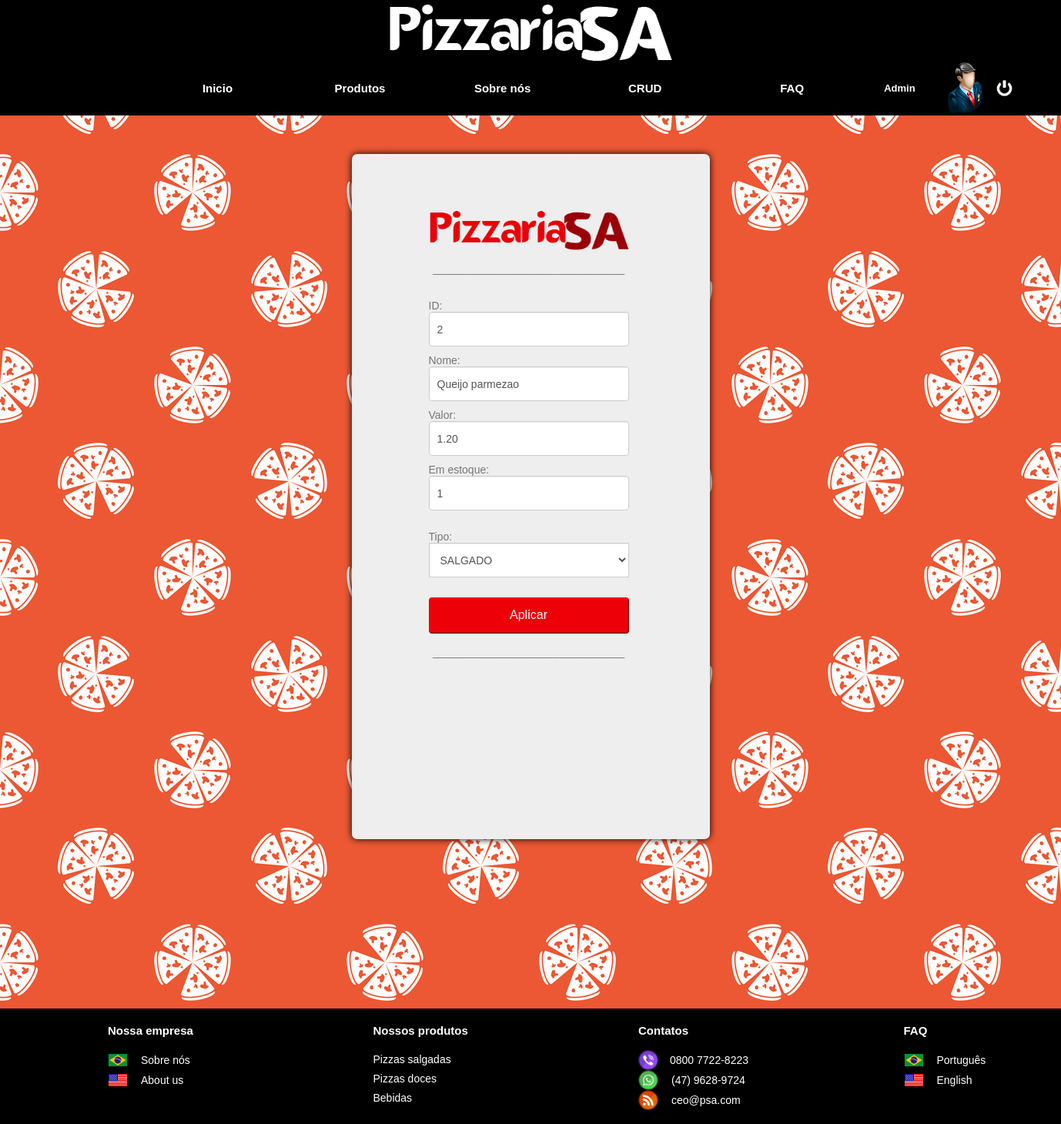
The page /cadastroIngredientes_form.php?id=2 (signed in) on the database its author committed.
### tables this page shows
CREATE TABLE ingrediente 
( 
	id   INT NOT NULL auto_increment PRIMARY KEY, 
	nome VARCHAR(60), 
	tipo VARCHAR(20),
	valor VARCHAR(20),
	estoque int
);

### cadastroIngredientes_form.php (the view, shortened to what this page needs)
<?php
if(isset($_GET['id'])){
$query = 'select * from ingrediente where id='.$_GET['id'];
$resultQuery = mysql_query($query);
while($result = mysql_fetch_assoc($resultQuery)){
	$resultBanco[1] = $result['id'];
	$resultBanco[2] = utf8_encode($result['nome']);
	$resultBanco[3] = utf8_encode($result['tipo']);
	$resultBanco[4] = utf8_encode($result['valor']);
	$resultBanco[5] = utf8_encode($result['estoque']);
}
$id = $resultBanco[1];
$nome = utf8_decode($resultBanco[2]);
$valor = utf8_decode($resultBanco[4]);
$estoque = utf8_decode($resultBanco[5]);
$titulo = 'ALTERANDO';
}
echo "
<html>
	<head>
		<title>Pizzaria SA</title>
		<link rel='stylesheet' type='text/css' href='css/global.css'>
		<link rel='stylesheet' type='text/css' href='css/atualiza.css'>
		<meta charset='UTF-8'>
		<link rel='shortcut icon' href='images/favicon.ico' type='image/x-icon'/>
	</head>
	<body background='images/banner/parallax1.jpg'>
		<div class='mainbar'>";
		if(isset($_SESSION['id']) && $_SESSION['tipo'] == "ADMIN"){
			echo "<img class=thisalign src='images/banner/logo1.png'/><div class=logado>
				<a href='index.php' class=buttons>Inicio</a>
				<ul>
					<li class='dropdown'>
						<a href='pizzas_salgadas.php' class='dropbtn'>Produtos</a>
						<div class='dropdown-content'>
							<a href='pizzas_salgadas.php' class=line><div class='icon-align'><img src='images/banner/tradicional.png' width='52%'/></div>Pizzas Salgadas</a>
							<a href='pizzas_doces.php' class=line>Pizzas Doces</a>
							<a href='bebidas.php' class=line><div class='icon-align'><img src='images/banner/bebidas.png' width='52%'/></div>Bebidas</a>
						</div>
					</li>
				</ul>
				<a href='sobre.php' class=buttons>Sobre nós</a>
				<ul>
					<li class='dropdown'>
						<a href='crud_clientes.php' class='dropbtn'>CRUD</a>
						<div class='dropdown-content'>
							<a href='crud_clientes.php' class=line>Clientes</a>
							<a href='crud_bebidas.php' class=line>Bebidas</a>
							<a href='crud_pizzas.php' class=line>Pizzas</a>
							<a href='crud_ingredientes.php' class=line>Ingredientes</a>
						</div>
					</li>
				</ul>
				<ul>
					<li class='dropdown'>
						<a href='faq.php'  class='dropbtn'>FAQ</a>
						<div class='dropdown-content'>
							<a href='faq.php' class=line><div class='icon-align'><img src='images/faq/portugues.png' width='52%'/></div> FAQ - Português</a>
							<a href='faq_english.php' class=line><div class='icon-align'><img src='images/faq/english.png' width='52%'/></div> FAQ - English</a>
						</div>
					</li>
				</ul>
				<div class='space1'>
					<div class='sessao'>";
							echo "<a href='cadastroUsuario_form.php?id=".$_SESSION['id']."' class='buttom-usuario'>";
							echo $_SESSION['usuario'];
							echo "<a href='cadastroUsuario_form.php?id=".$_SESSION['id']."' class='image-squad squad'><img src='images/usuario/".$_SESSION['foto']."'></a></a>";
					echo "</div>
					<a href='usuario_deslogar.php' class=buttom-deslogar></a>
				</div>
			</div>";
		}else{
			header('location:index.php');
		}
        echo "</div>
		<div class='englobal-reg ingre'>
			<div class=login>
				<div id=login>
					<img src='images/banner/logo.png' height='55px' width='261px'></img><br><br><center>________________________________</center><br><br>
					<form action='cadastroIngredientes_post.php' method='POST'  enctype='multipart/form-data'>
					";
						if($titulo == 'ALTERANDO'){
						echo "
						ID: <input name='id' readonly value='$id' class='form-control top'>
						<br>
						";
						}
						echo "
						Nome: <input name='nome' value='$nome' class='form-control top' placeholder='Nome'>
						<br>
						Valor: <input name='valor' value='$valor' class='form-control top' placeholder='Valor'>
						<br>
						Em estoque: <br><input type='number' name='estoque' value='$estoque' min='1' max='500' class=form-control><br><br>
						Tipo:
						<br><select name=tipo class=form-control>
							<option value='SALGADO'>SALGADO</option>
						</select>
						<br><br>
						<button class='btn btn-primary btn-lg btn-block' type=submit>Aplicar</button><br><br><center>________________________________</center><br><br>
					</form>
				</div>
			</div>
		</div>
		<div class='footbar'>
			<div class='squareenix'>
				<div class='fotenter'>
					<font color='#fff'><b>Nossa empresa</b></font><br><br>
					<a class='enixsquare' href='sobre.php'><div class=heightline>Sobre nós</div></a><img class=lineheight src='images/faq/portugues.png'/><br>
					<a class='enixsquare' href='sobre_english.php'><div class=heightline>About us</div></a><img class=lineheight src='images/faq/english.png'/><br>
				</div>
			</div>
			<div class='squareenix'>
				<div class='fotenter'>
					<font color='#fff'><b>Nossos produtos</b></font><br><br>
					<a class='enixsquare linespace' href='pizzas_salgadas.php'>Pizzas salgadas</a><br>
					<a class='enixsquare linespace' href='pizzas_doces.php'>Pizzas doces</a><br>
					<a class='enixsquare linespace' href='bebidas.php'>Bebidas</a><br>
				</div>
			</div>
			<div class='squareenix'>
				<div class='fotenter'>
					<font color='#fff'><b>Contatos</b></font><br><br>
					<a class='enixsquare'><div class=heightline>0800 7722-8223</div></a><img class=lineheight src='images/banner/phone.png'><br>
					<a class='enixsquare'><div class=heightline>(47) 9628-9724</div></a><img class=lineheight src='images/banner/whatsapp.png'><br>
					<a class='enixsquare'><div class=heightline>ceo@psa.com</div><img class=lineheight src='images/banner/mail.png'></a><br>
				</div>
			</div>
			<div class='squareenix'>
				<div class='fotenter'>
					<font color='#fff'><b>FAQ</b></font><br><br>
					<a class='enixsquare' href='faq.php'><div class=heightline>Português</div></a><img class=lineheight src='images/faq/portugues.png'/><br>
					<a class='enixsquare' href='faq_english.php'><div class=heightline>English</div></a><img class=lineheight src='images/faq/english.png'/><br>
				</div>
			</div>
		</div>
	</body>
</html>
";
?>

### css/global.css (style rules this page uses)
html { position: relative; min-height: 100%; }
input { border-radius:4px; border-color:#fff; padding-left:15px; }
a { text-decoration:none; }
.mainbar { max-width:100%; height:150px; background-color: #000; }
.footbar { background-color: #000; min-width:100%; min-height:150px; position:relative; margin-top:20px; bottom:0; float:left; }
.logado { position:relative; float: right; right: -14%; width:100%; list-style:none; }
.space1 { width:295px; height:70px; float:left; }
.buttom-usuario { font-family: 'Arial', Serif; font-weight: bold; color: white; height:70px; width:30%; float:left; text-decoration: none; text-align: center; line-height:70px; font-size:13px; background-color: #000; border-bottom:5px; border-bottom-color:black; overflow:hidden; }
.buttom-deslogar { float:left; content: url('http://127.0.0.1/images/banner/quit.png'); width:23px; height:23px; margin-left:10px; margin-top:23px; }
.squad img { width: 70px; height: 70px; border-radius:50%; background-size:contain; }
.image-squad { height:70px; width:70px; float:left; transition: all 0.3s; }
.squad { height:70px; width:70px; float:left; }
.buttons { font-family: 'Arial', Serif; font-weight: bold; color: white; height:70px; min-width:13%; float:left; text-decoration: none; text-align: center; line-height:70px; font-size:15px; background-color: #000; transition: all 0.3s; }
.login { min-width:186px; height:330px; margin-top:10px; margin-left:40px; font-family:'Arial', Serif; font-size:14px; float:left; }
#login { margin-left:auto; margin-right:auto; }
ul { list-style-type: none; margin: 0; padding: 0; background-color: #333; }
li { float: left; }
li a { display: inline-block; color: white; text-align: center; padding: 14px 16px; text-decoration: none; }
.dropbtn { display: inline-block; color: white; text-align: center; padding: 14px 16px; text-decoration: none; font-family: 'Arial', Serif; font-weight: bold; color: white; height:42px; font-size:15px; width:159px; line-height:42px; background-color: #000; transition: all 0.4s; }
li.dropdown { display: inline-block; }
.squareenix { width:25%; height:60px; font-family:'Arial', Serif; color:white; font-size:15px; text-decoration:none; float:left; margin-top:20px; }
.enixsquare { color:white; font-size:14px; text-decoration:none; }
.lineheight { width:26px; height:26px; }
.linespace { line-height:25px; }
.heightline { min-width:100px; margin-top:5px; float:right; margin-left:10px; }
.fotenter { width: 143px; min-height: 10px; margin-left:140px; }
.thisalign { display: block; margin: 0 auto; }

### css/atualiza.css (style rules this page uses)
#login { margin-left:auto; margin-right:auto; }
.login { width:260px; height:330px; margin-top:10px; margin-left:40px; font-family:arial; font-size:14px; float:left; color:#777; }
input { line-height: normal; }
.englobal-reg { margin-right:auto; margin-left:auto; width:345px; padding:60px; margin-top:50px; margin-bottom:200px; padding-bottom:95px; border-radius:7px; color: #777; background-color: #eee; box-shadow: 0px 0px 10px rgba(0, 0, 0, 1.0); overflow: scroll; }
.ingre { min-height:105%; }
button { text-align: center; cursor: default; color: buttontext; background-color: buttonface; box-sizing: border-box; padding: 2px 6px 3px; border-width: 2px; border-style: outset; border-color: buttonface; border-image: initial; }
.btn-block { display: block; width: 100%; }
.btn-lg, .btn-group-lg>.btn { padding: 10px 16px; font-size: 18px; line-height: 1.33; border-radius: 6px; }
.btn-primary { color: #fff; background-color: #ee0009; border-color: #ee0009; }
.btn { display: inline-block; padding: 10px 12px; margin-bottom: 0; font-size: 16px; font-weight: 400; line-height: 1.42857143; text-align: center; vertical-align: middle; cursor: pointer; border-radius: 4px; transition: 0.2s all; }
.form-control { width: 100%; height: 45px; margin-bottom:10px; font-size: 14px; line-height: 1.42857143; color: #555; background-color: #fff; padding-left:10px; border: 1px solid #ccc; box-shadow: inset 0 1px 1px rgba(0,0,0,.075); transition: border-color ease-in-out .15s,box-shadow ease-in-out .15s; }

### rows shown on the page
ingrediente: id "2", nome "Queijo parmezao", valor "1.20", estoque "1"

### other values the page prints
$_SESSION['usuario'] "Admin"
